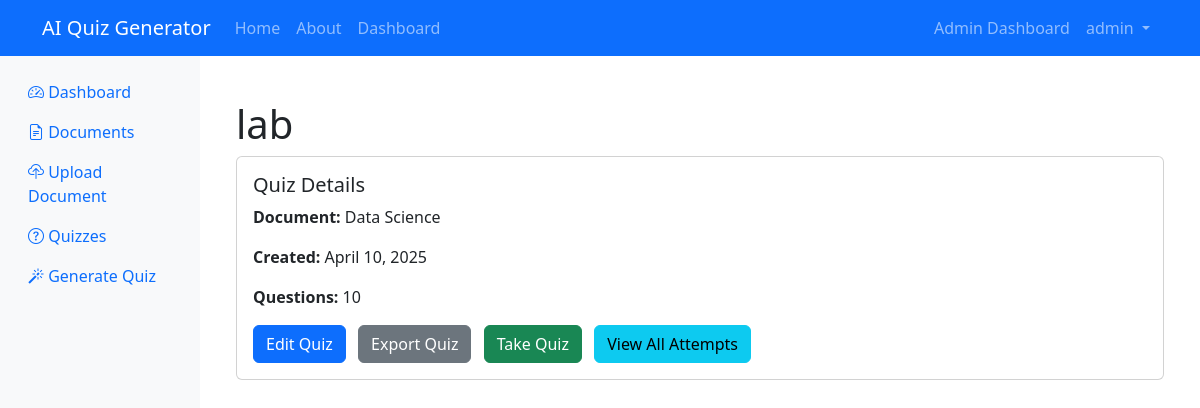
Screenshot of /quizzes/3/ (signed in) with the database file from the repository.
### quizzes/models.py (models this page shows, shortened)
class Quiz(models.Model):
    title = models.CharField(max_length=255)
    document = models.ForeignKey(Document, on_delete=models.CASCADE, related_name='quizzes')
    created_by = models.ForeignKey(User, on_delete=models.CASCADE)
    created_at = models.DateTimeField(auto_now_add=True)

### documents/models.py (models this page shows, shortened)
class Document(models.Model):
    title = models.CharField(max_length=255)
    file = models.FileField(upload_to='documents/')
    content = models.TextField(blank=True)  # Extracted content
    uploaded_by = models.ForeignKey(User, on_delete=models.CASCADE)
    uploaded_at = models.DateTimeField(auto_now_add=True)

### quizzes/views.py (the view)
# urls.py: path('<int:pk>/', views.quiz_detail, name='quiz_detail'),
@login_required
def quiz_detail(request, pk):
    quiz = get_object_or_404(Quiz, pk=pk)
    user_attempts = QuizAttempt.objects.filter(quiz=quiz, user=request.user).order_by('-started_at')
    return render(request, 'quizzes/quiz_detail.html', {
        'quiz': quiz,
        'user_attempts': user_attempts
    })

### templates/quizzes/quiz_detail.html (shortened to what this page needs)
{% extends 'base.html' %}
{% block content %}
<div class="container mt-4">
    <h1>{{ quiz.title }}</h1>
    <div class="card mb-4">
        <div class="card-body">
            <h5 class="card-title">Quiz Details</h5>
            <p><strong>Document:</strong> {{ quiz.document.title }}</p>
            <p><strong>Created:</strong> {{ quiz.created_at|date:"F j, Y" }}</p>
            <p><strong>Questions:</strong> {{ quiz.questions.count }}</p>
            <div class="mt-3">
                <a href="{% url 'edit_quiz' pk=quiz.pk %}" class="btn btn-primary me-2">Edit Quiz</a>
                <a href="{% url 'export_quiz' pk=quiz.pk %}" class="btn btn-secondary me-2">Export Quiz</a>
                <a href="{% url 'take_quiz' pk=quiz.pk %}" class="btn btn-success me-2">Take Quiz</a>
                <a href="{% url 'all_attempts' pk=quiz.pk %}" class="btn btn-info">View All Attempts</a>
            </div>
        </div>
    </div>
</div>
{% endblock %}

### templates/base.html (shortened to what this page needs)
<!DOCTYPE html>
<html lang="en">
<head>
    <link href="https://cdn.jsdelivr.net/npm/bootstrap@5.3.0/dist/css/bootstrap.min.css" rel="stylesheet">
    <link rel="stylesheet" href="https://cdn.jsdelivr.net/npm/bootstrap-icons@1.10.0/font/bootstrap-icons.css">
</head>
<body>
    <nav class="navbar navbar-expand-lg navbar-dark bg-primary">
        <div class="container">
            <a class="navbar-brand" href="{% url 'home' %}">AI Quiz Generator</a>
            <div class="collapse navbar-collapse" id="navbarNav">
                <ul class="navbar-nav me-auto">
                    <li class="nav-item">
                        <a class="nav-link" href="{% url 'home' %}">Home</a>
                    </li>
                    <li class="nav-item">
                        <a class="nav-link" href="{% url 'about' %}">About</a>
                    </li>
                    {% if user.is_authenticated %}
                    <li class="nav-item">
                        <a class="nav-link" href="{% url 'dashboard' %}">Dashboard</a>
                    </li>
                    {% endif %}
                </ul>
                <ul class="navbar-nav">
                    {% if user.is_authenticated %}
                        {% if user.is_staff %}
                        <li class="nav-item">
                            <a class="nav-link" href="{% url 'admin_dashboard' %}">Admin Dashboard</a>
                        </li>
                        {% endif %}
                        <li class="nav-item dropdown">
                            <a class="nav-link dropdown-toggle" href="#" id="userDropdown" role="button" data-bs-toggle="dropdown">
                                {{ user.username }}
                            </a>
                        </li>
                    {% endif %}
                </ul>
            </div>
        </div>
    </nav>
    <div class="container-fluid">
        <div class="row">
            {% if user.is_authenticated %}
            <div class="col-md-3 col-lg-2 d-md-block sidebar collapse">
                <div class="position-sticky pt-3">
                    <ul class="nav flex-column">
                        <li class="nav-item">
                            <a class="nav-link" href="{% url 'dashboard' %}">
                                <i class="bi bi-speedometer2"></i> Dashboard
                            </a>
                        </li>
                        <li class="nav-item">
                            <a class="nav-link" href="{% url 'document_list' %}">
                                <i class="bi bi-file-earmark-text"></i> Documents
                            </a>
                        </li>
                        <li class="nav-item">
                            <a class="nav-link" href="{% url 'upload_document' %}">
                                <i class="bi bi-cloud-upload"></i> Upload Document
                            </a>
                        </li>
                        <li class="nav-item">
                            <a class="nav-link" href="{% url 'quiz_list' %}">
                                <i class="bi bi-question-circle"></i> Quizzes
                            </a>
                        </li>
                        <li class="nav-item">
                            <a class="nav-link" href="{% url 'generate_quiz' %}">
                                <i class="bi bi-magic"></i> Generate Quiz
                            </a>
                        </li>
                    </ul>
                </div>
            </div>
            <main class="col-md-9 ms-sm-auto col-lg-10 px-md-4 content">
            {% else %}
            <main class="col-12 content">
            {% endif %}
                {% block content %}{% endblock %}
            </main>
        </div>
    </div>
</body>
</html>

### templates/base.html (style rules this page uses)
.sidebar { min-height: calc(100vh - 56px); background-color: #f8f9fa; }
.content { padding: 20px; }

### rows the page displays
Quiz: title "lab", document "Data Science", created_at "April 10, 2025", questions.count "10"

### other values shown
{{ user.username }} "admin"
